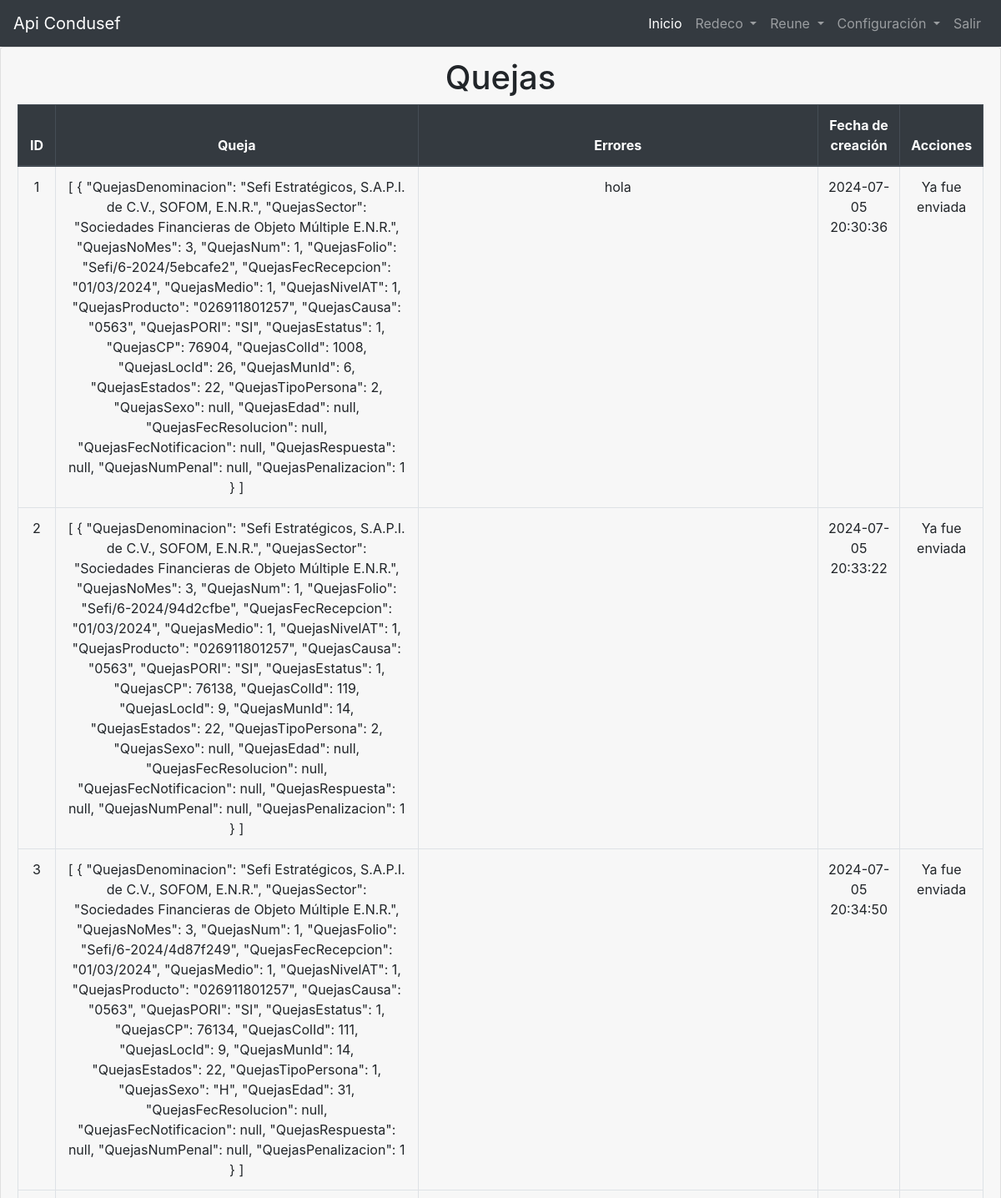
The page /index.php?action=redeco (signed in, upper part) on the database its author committed.
### tables this page shows
CREATE TABLE `quejas_data` (
  `id_quejas` int(50) NOT NULL,
  `data_queja` longtext NOT NULL CHECK (json_valid(`data_queja`)),
  `fcreacion_queja` timestamp NOT NULL DEFAULT current_timestamp(),
  `enviada` tinyint(1) DEFAULT 0,
  `respuesta_api` longtext DEFAULT NULL,
  `last_update` timestamp NOT NULL DEFAULT current_timestamp() ON UPDATE current_timestamp()
);

### model.php (called while the page is built, shortened)
<?php
    class model {
        private $db;
        public function __construct() {
            $this->db = new PDO('mysql:host=localhost;dbname=php_app','php_app','php_app');
            $this->db->setAttribute(PDO::ATTR_ERRMODE, PDO::ERRMODE_EXCEPTION);
        }
        public function get_listado_quejas(){
            try {
                $stmt = $this->db->query('SELECT * FROM quejas_data');
                return $stmt->fetchAll(PDO::FETCH_ASSOC);
            } catch(PDOException $e) {
                echo "La conexión falló: " . $e->getMessage();
                die();
            }
        }
    }
?>

### controller.php (called while the page is built, shortened)
<?php
require_once ('model.php');
class controller{
    private $model;
    public function __construct() {
        $this->model = new model();
    }
    public function get_listado_quejas(){
        return $this->model->get_listado_quejas();
    }
}
?>

### views/redeco.php (the view, shortened to what this page needs)
<!DOCTYPE html>
<html lang="en">
<head>
    <link href="https://stackpath.bootstrapcdn.com/bootstrap/4.5.2/css/bootstrap.min.css" rel="stylesheet">
</head>
<body>
    <?php require 'partials/menu.php'; echo $menu; ?>
    <div class="card text-center">
        <div class="card-header">
            <h1>Quejas</h1>
            <table class="table table-bordered">
            <thead class="thead-dark">
                <tr>
                    <th scope="col">ID</th>
                    <th scope="col">Queja</th>
                    <th scope="col">Errores</th>
                    <th scope="col">Fecha de creación</th>
                    <th scope="col">Acciones</th>
                </tr>
            </thead>
            <tbody>
            <?php foreach($quejas as $queja): ?>
                <tr>
                    <td id="<?php echo htmlspecialchars($queja['id_quejas'])?>"><?php echo htmlspecialchars($queja['id_quejas'])?></td>
                    <td id="<?php echo htmlspecialchars($queja['id_quejas'])?>"><?php echo htmlspecialchars($queja['data_queja'])?></td>
                    <td id="<?php echo htmlspecialchars($queja['id_quejas'])?>"><?php echo htmlspecialchars($queja['respuesta_api'])?></td>
                    <td id="<?php echo htmlspecialchars($queja['id_quejas'])?>"><?php echo htmlspecialchars($queja['fcreacion_queja'])?></td>
                    <td id="<?php echo htmlspecialchars($queja['id_quejas'])?>"><?php if (!$queja['enviada']) { ?>
                                                                                            <a href="index.php?action=curl&id=<?php echo $queja['id_quejas']; ?>" class="btn btn-primary">Enviar</a>
                                                                                <?php }else{echo "Ya fue enviada";} ?>
                </tr>
            <?php endforeach;  ?>
            </tbody>
        </table>
        </div>
    </div>
</body>
</html>

### index.php (shortened to what this page needs)
<?php
    require 'controller.php';
    require_once 'views/partials/menu.php';
    $controller = new controller();
    if(!isset($_SESSION['username'])){
        if(isset($_POST['username']) && isset($_POST['password']) ){
            $controller->login();
        }else{
            require('views/login.php');
        }
    }else{
        $action = $_GET['action'] ?? 'index';
        switch ($action) {
            case 'redeco':
                $quejas = $controller->get_listado_quejas();
                include 'views/redeco.php';
            break;
        }
    }
?>

### views/partials/menu.php (shortened to what this page needs)
<?php
    $menu = '<nav class="navbar navbar-expand-lg navbar-dark bg-dark">
    <a class="navbar-brand" href="#">Api Condusef</a>
    <div class="collapse navbar-collapse justify-content-end" id="navbarNavDropdown">
        <ul class="navbar-nav">
            <li class="nav-item active">
                <a class="nav-link" href="index.php">Inicio</a>
            </li>
            <li class="nav-item dropdown">
                <a class="nav-link dropdown-toggle" href="#" id="navbarDropdownMenuLink" role="button" data-toggle="dropdown" aria-haspopup="true" aria-expanded="false">
                    Redeco
                </a>
            </li>
             <li class="nav-item dropdown">
                <a class="nav-link dropdown-toggle" href="#" id="navbarDropdownMenuLink" role="button" data-toggle="dropdown" aria-haspopup="true" aria-expanded="false">
                    Reune
                </a>
            </li>
            <li class="nav-item dropdown">
                <a class="nav-link dropdown-toggle" href="#" id="navbarDropdownMenuLink" role="button" data-toggle="dropdown" aria-haspopup="true" aria-expanded="false">
                    Configuración
                </a>
            </li>
            <li class="nav-item">
                <a class="nav-link" href="index.php?action=salir">Salir</a>
            </li>
        </ul>
    </div>
</nav>';
?>

### rows shown on the page
quejas_data: id_quejas "1", data_queja "[ { \"QuejasDenominacion\": \"Sefi Estratégicos, S.A.P.I. de C.V., SOFOM, E.N.R.\", \"QuejasSector\": \"Sociedades Financieras de Objeto Múltiple E.N.R.\", \"QuejasNoMes\": 3, \"QuejasNum\": 1, \"QuejasFolio\": \"Sefi/6-2024/5ebcafe2\", \"QuejasFecRecepcion\": \"01/03/2024\", \"QuejasMedio\": 1, \"QuejasNivelAT\": 1, \"QuejasProducto\": \"026911801257\", \"QuejasCausa\": \"0563\", \"QuejasPORI\": \"SI\", \"QuejasEstatus\": 1, \"QuejasCP\": 76904, \"QuejasColId\": 1008, \"QuejasLocId\": 26, \"QuejasMunId\": 6, \"QuejasEstados\": 22, \"QuejasTipoPersona\": 2, \"QuejasSexo\": null, \"QuejasEdad\": null, \"QuejasFecResolucion\": null, \"QuejasFecNotificacion\": null, \"QuejasRespuesta\": null, \"QuejasNumPenal\": null, \"QuejasPenalizacion\": 1 } ]", respuesta_api "hola", fcreacion_queja "2024-07-05 20:30:36", enviada "Ya fue enviada"
quejas_data: id_quejas "2", data_queja "[ { \"QuejasDenominacion\": \"Sefi Estratégicos, S.A.P.I. de C.V., SOFOM, E.N.R.\", \"QuejasSector\": \"Sociedades Financieras de Objeto Múltiple E.N.R.\", \"QuejasNoMes\": 3, \"QuejasNum\": 1, \"QuejasFolio\": \"Sefi/6-2024/94d2cfbe\", \"QuejasFecRecepcion\": \"01/03/2024\", \"QuejasMedio\": 1, \"QuejasNivelAT\": 1, \"QuejasProducto\": \"026911801257\", \"QuejasCausa\": \"0563\", \"QuejasPORI\": \"SI\", \"QuejasEstatus\": 1, \"QuejasCP\": 76138, \"QuejasColId\": 119, \"QuejasLocId\": 9, \"QuejasMunId\": 14, \"QuejasEstados\": 22, \"QuejasTipoPersona\": 2, \"QuejasSexo\": null, \"QuejasEdad\": null, \"QuejasFecResolucion\": null, \"QuejasFecNotificacion\": null, \"QuejasRespuesta\": null, \"QuejasNumPenal\": null, \"QuejasPenalizacion\": 1 } ]", fcreacion_queja "2024-07-05 20:33:22", enviada "Ya fue enviada"
quejas_data: id_quejas "3", data_queja "[ { \"QuejasDenominacion\": \"Sefi Estratégicos, S.A.P.I. de C.V., SOFOM, E.N.R.\", \"QuejasSector\": \"Sociedades Financieras de Objeto Múltiple E.N.R.\", \"QuejasNoMes\": 3, \"QuejasNum\": 1, \"QuejasFolio\": \"Sefi/6-2024/4d87f249\", \"QuejasFecRecepcion\": \"01/03/2024\", \"QuejasMedio\": 1, \"QuejasNivelAT\": 1, \"QuejasProducto\": \"026911801257\", \"QuejasCausa\": \"0563\", \"QuejasPORI\": \"SI\", \"QuejasEstatus\": 1, \"QuejasCP\": 76134, \"QuejasColId\": 111, \"QuejasLocId\": 9, \"QuejasMunId\": 14, \"QuejasEstados\": 22, \"QuejasTipoPersona\": 1, \"QuejasSexo\": \"H\", \"QuejasEdad\": 31, \"QuejasFecResolucion\": null, \"QuejasFecNotificacion\": null, \"QuejasRespuesta\": null, \"QuejasNumPenal\": null, \"QuejasPenalizacion\": 1 } ]", fcreacion_queja "2024-07-05 20:34:50", enviada "Ya fue enviada"
